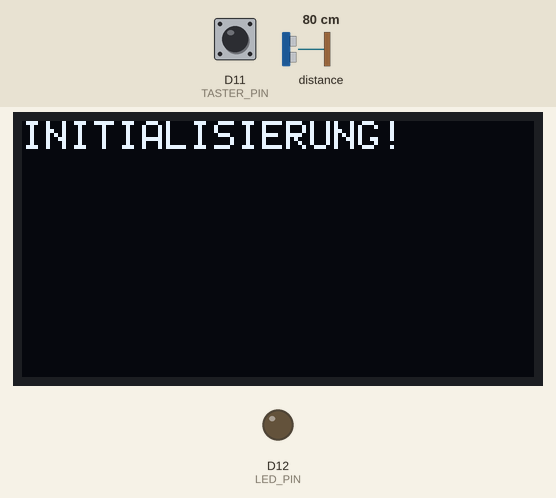
Bench run of a sketch on a simulated Arduino Nano 33 BLE. Shown: 128×64 one-colour display, output pins drawn as LEDs (lit = HIGH). The test bench sets the inputs (shaded band); at power-on: D11 (TASTER_PIN) HIGH, distance to the obstacle 80 cm. What the sketch prints to the serial monitor is not drawn.

Above: at 2.3 s.
At 8.4 s:
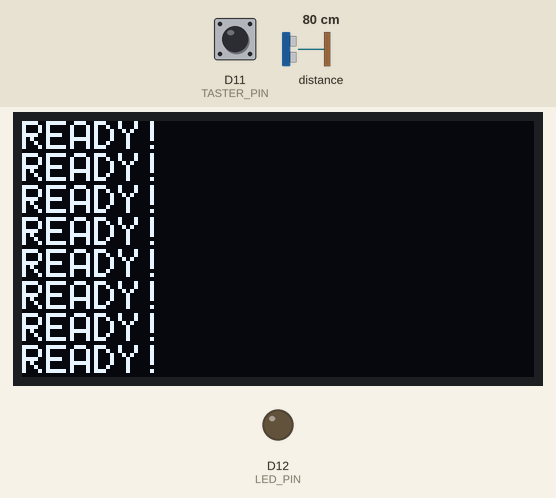
8.5 s: D11 (TASTER_PIN) pulled LOW for 0.15 s
At 9.5 s:
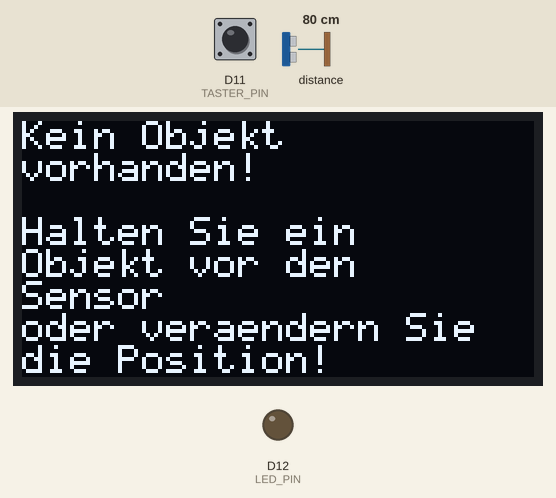
11.6 s: D11 (TASTER_PIN) pulled LOW for 3.2 s
17.8 s: D11 (TASTER_PIN) pulled LOW for 1 s
Timing chart, 0 to 20.8 s (numbered marks = the images above; inputs shaded):
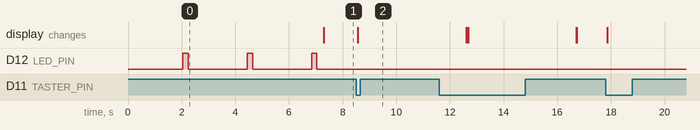

The sketch:

TestAPDS9960.ino
```cpp
/**
 * @file TestAPDS9960.ino
 *
 * @brief Arduino sketch for color sensor APDS9960 and SSD1306 OLED display
 *
 * @author Elmar Wings
 * @version 1.0
 */

// Library for sensor APDS9960
#include <Arduino_APDS9960.h>

// Library SSD1306 for text-only output and connection
// with cable via the I2C protocol
#include <SSD1306AsciiWire.h>


#define I2C_ADDRESS 0x3C /**< Enter the address of the OLED */


SSD1306AsciiWire oled; /**< Set the name of the OLED */

// Initialization of the measurement button
const int TASTER_PIN = 11; /**< Pin number for measurement button */

// Initialization of the LED pin
const int LED_PIN = 12; /**< Pin number for LED */

/**
 * @brief Setup function for Arduino
 */
void setup() {
  Serial.begin(9600); /**< Initialize serial communication at 9600 baud */

  // Define pin as INPUT and activate internal pull-up resistor
  pinMode(TASTER_PIN, INPUT);
  // Define pin as OUTPUT
  pinMode(LED_PIN, OUTPUT);

  /**
   * @brief Initialize APDS9960 sensor
   */
  if (!APDS.begin()) {
    Serial.println("Error initializing APDS9960 sensor.");
  }

  // Arduino is hereby registered in the I2C bus,
  // as it is to be registered as a master,
  // the address SEARCH SOURCE!!!!! is omitted.
  Wire.begin();
  // Clock frequency in Hertz,
  // Standard: 100,000
  // Fast mode: 400,000
  Wire.setClock(400000L);
  // first screen size, then reference to I2C address
  oled.begin(&Adafruit128x64, I2C_ADDRESS);
  oled.setFont(System5x7);
  oled.setCursor(0, 40);
  oled.println("INITIALISIERUNG!\n");

  /**
   * @brief Flash LED three times during initialization
   */
  for (int zaehler = 1; zaehler < 4; zaehler = zaehler + 1) {
    delay(2000);
    digitalWrite(LED_PIN, HIGH);
    delay(200);
    digitalWrite(LED_PIN, LOW);
    delay(200);
  }
  oled.clear();
}

/**
 * @brief Main loop function for Arduino
 */
void loop() {
  oled.println("READY!");

  /**
   * @brief Check whether color detection is available
   */
  while (!APDS.colorAvailable()) {
    delay(5);
  }

  /**
   * @brief Check whether distance measurement is available
   */
  while (!APDS.proximityAvailable()) {
    delay(5);
  }

  /**
   * @brief Create integer variables to save
   *        the measured values for red, green and blue
   */
  int r, g, b, tasterCount{ 0 };

  /**
   * @brief Status query of the measurement button
   */
  bool zustandTaster = digitalRead(TASTER_PIN);

  if (zustandTaster == 0) {
    tasterCount = 1;
  }

  /**
   * @brief If clause switch to measuring mode when the button is pressed
   */
  if (tasterCount == 1) {
    int proximity = APDS.readProximity();

    if (proximity != -1) {
      Serial.print("Abstand: ");
      Serial.println(proximity);

      if (proximity < 20) {
        oled.clear();
        digitalWrite(LED_PIN, HIGH);

        /**
         * @brief 3x Color scan and save in the 3 variables r, g and b
         */
        for (int i = 0; i < 3; i++) {
          APDS.readColor(r, g, b);
          delay(1500);
        }

        /**
         * @brief Display largest value via integrated RGB LED,
         *        option for troubleshooting
         */
        if (r > g & r > b) {
          digitalWrite(LEDR, LOW);
          digitalWrite(LEDG, HIGH);
          digitalWrite(LEDB, HIGH);
        } else if (g > r & g > b) {
          digitalWrite(LEDG, LOW);
          digitalWrite(LEDR, HIGH);
          digitalWrite(LEDB, HIGH);
        } else if (b > g & b > r) {
          digitalWrite(LEDB, LOW);
          digitalWrite(LEDR, HIGH);
          digitalWrite(LEDG, HIGH);
        } else {
          digitalWrite(LEDR, HIGH);
          digitalWrite(LEDG, HIGH);
          digitalWrite(LEDB, HIGH);
        }

        /**
         * @brief Output values in the serial monitor
         *        for testing and error analysis
         */
        Serial.print("Red light = ");
        Serial.println(r);
        Serial.print("Green light = ");
        Serial.println(g);
        Serial.print("Blue light = ");
        Serial.println(b);
        Serial.println();

        /**
         * @brief Display color on OLED display
         */
        if (r > g & r > b) {
          oled.println("Das Objekt ist rot!");
        } else if (g > r & g > b) {
          oled.println("Das Objekt ist gruen!");
        } else if (b > g & b > r) {
          oled.println("Das Objekt ist blau!");
        }

        delay(4000);
        oled.clear();
      } else {
        oled.clear();
        oled.println("Kein Objekt \nvorhanden!\n");
        oled.println("Halten Sie ein\nObjekt vor den \nSensor \noder veraendern Sie\ndie Position!");
        digitalWrite(LEDR, HIGH);
        digitalWrite(LEDG, HIGH);
        digitalWrite(LEDB, HIGH);
        delay(4000);
        oled.clear();
      }
    } else {
      oled.clear();
      oled.println("Abstandsmessung fehlgeschlagen!");
    }
  } else {
    // Switch off LED if not pressed
    digitalWrite(LED_PIN, LOW);

    oled.setFont(System5x7);
    oled.setCursor(0, 40);
    oled.println("READY!");

    digitalWrite(LEDR, HIGH);
    digitalWrite(LEDG, HIGH);
    digitalWrite(LEDB, HIGH);
  }

  // Set button to 0
  zustandTaster = 0;
}
```

Measured:
- after the input at 8.5 s, the display: changes after 0.07 s (image 2)
